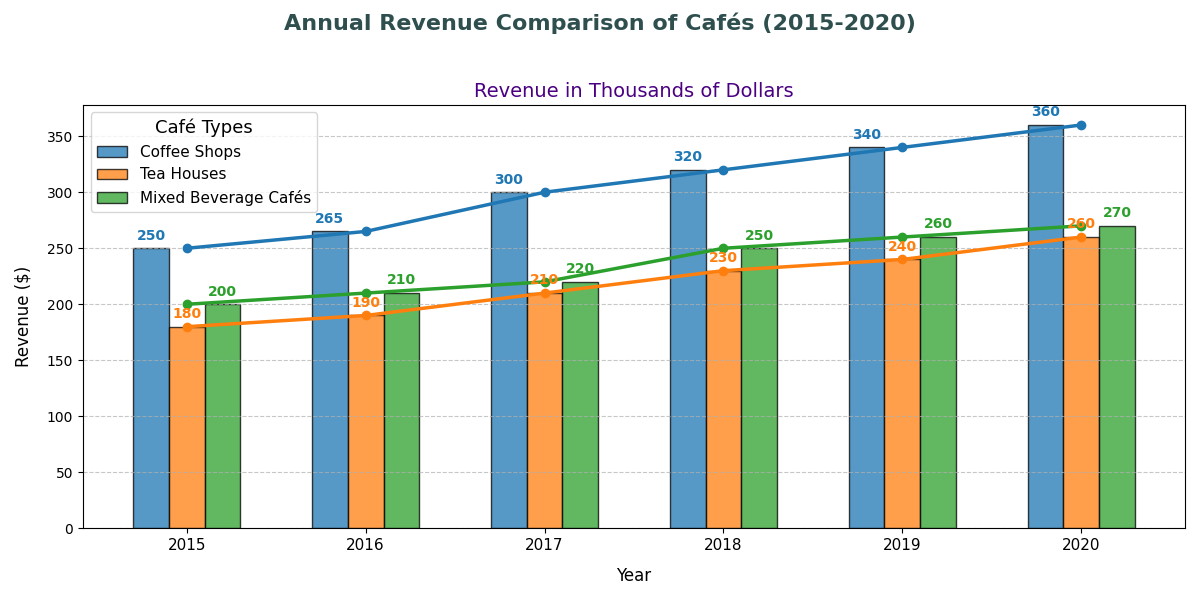

Write the Python code that produced this figure.
import matplotlib.pyplot as plt
import numpy as np

# Backstory:
# Let's create a chart comparing the annual revenue of different cafés in a city from 2015 to 2020.
# Three types of cafés are being analyzed: Coffee Shops, Tea Houses, and Mixed Beverage Cafés.
# We want to visualize the revenues with bar charts for individual years and a line chart overlay to show the trend.

# Café names
cafes = ['Coffee Shops', 'Tea Houses', 'Mixed Beverage Cafés']

# Annual revenue in thousands (data in the form of Python lists)
revenue_2015 = [250, 180, 200]
revenue_2016 = [265, 190, 210]
revenue_2017 = [300, 210, 220]
revenue_2018 = [320, 230, 250]
revenue_2019 = [340, 240, 260]
revenue_2020 = [360, 260, 270]

# Collect data into an array for easy line plotting
years = [2015, 2016, 2017, 2018, 2019, 2020]
revenue = np.array([revenue_2015, revenue_2016, revenue_2017, revenue_2018, revenue_2019, revenue_2020])

# Define plot colors for different café types
colors = ['#1f77b4', '#ff7f0e', '#2ca02c']

# Initialize plot
fig, ax1 = plt.subplots(figsize=(12, 6))

# Title and labels
fig.suptitle('Annual Revenue Comparison of Cafés (2015-2020)', fontsize=16, fontweight='bold', color='darkslategray')
ax1.set_title('Revenue in Thousands of Dollars', fontsize=14, color='indigo')
ax1.set_xlabel('Year', fontsize=12, labelpad=10)
ax1.set_ylabel('Revenue ($)', fontsize=12, labelpad=10)

# Plot bars for each year
width = 0.2  # Width of each bar
x = np.arange(len(years))  # Label locations

# Create bar charts for each café type
for i, cafe in enumerate(cafes):
    ax1.bar(x - width + i*width, revenue[:, i], width, label=cafe, color=colors[i], alpha=0.75, edgecolor='black')

# Overlay line plots to show trends
for i, cafe in enumerate(cafes):
    ax1.plot(x, revenue[:, i], marker='o', linestyle='-', color=colors[i], linewidth=2.5)
    for j in range(len(years)):
        ax1.text(x[j] + (i-1)*width, revenue[j, i] + 5, str(revenue[j, i]), ha='center', va='bottom', fontsize=10, fontweight='bold', color=colors[i])

# Customize ticks and legend
ax1.set_xticks(x)
ax1.set_xticklabels(years, fontsize=11)
ax1.legend(loc='upper left', fontsize=11, title='Café Types', title_fontsize='13')

# Grid for clarity
ax1.grid(axis='y', linestyle='--', alpha=0.7)

# Automatically adjust plot layout
plt.tight_layout(rect=[0, 0, 1, 0.95])

# Show the plot
plt.show()
